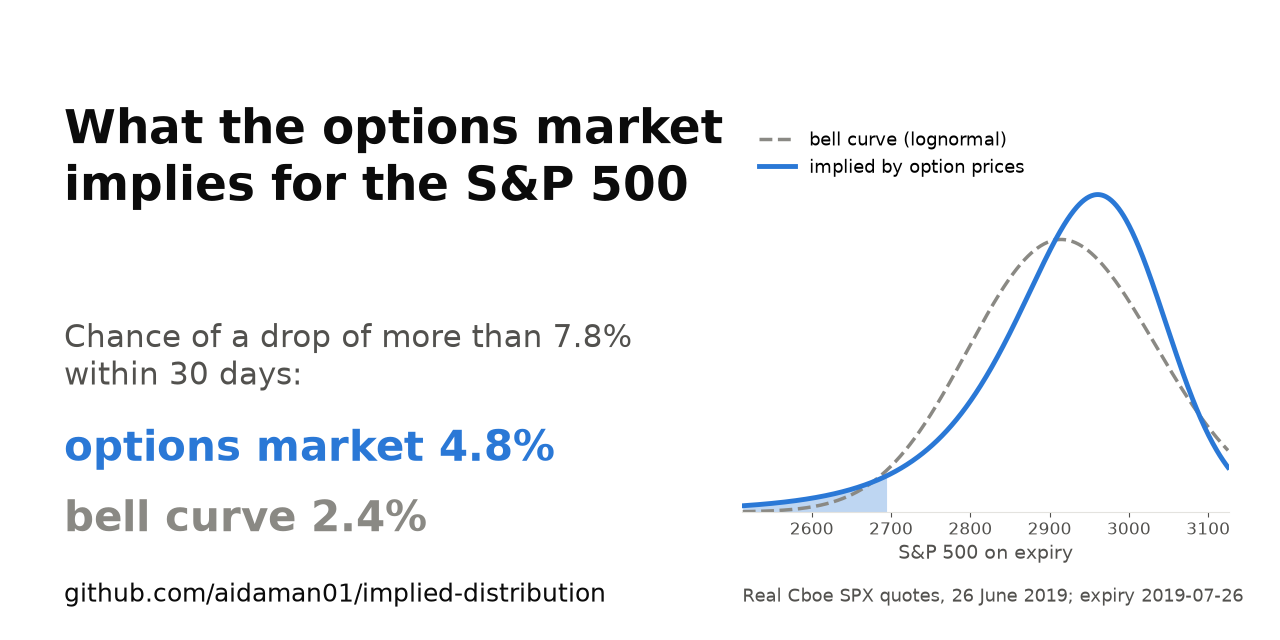

Recreate this plot in Python.
"""GitHub social preview image, 1280x640: python docs/social_preview.py -> docs/social_preview.png
Every number on it is computed here from the 2019 Cboe snapshot."""
import os
import sys

ROOT = os.path.dirname(os.path.dirname(os.path.abspath(__file__)))
sys.path[:0] = [ROOT, os.path.join(ROOT, "tests", "data")]

from download import spxw_2019  # noqa: E402
from rnd.__main__ import BLUE, GRAY, GRID, INK, MUTED, plt  # noqa: E402
from rnd.core import analyze  # noqa: E402
from rnd.data import load_cboe_csv  # noqa: E402

EXPIRY = "2019-07-26"
chain, T = load_cboe_csv(spxw_2019(), EXPIRY)
r = analyze(chain, T)
Kq, q = r["density"]
F, crash = r["F"], r["crash_level"]
lo, hi = F * 0.86, F * 1.07
view = (Kq > lo) & (Kq < hi)

fig = plt.figure(figsize=(12.8, 6.4), dpi=100, facecolor="white")
fig.text(0.05, 0.84, "What the options market\nimplies for the S&P 500", fontsize=34, weight="bold",
         color=INK, va="top")
fig.text(0.05, 0.50, f"Chance of a drop of more than {1 - crash / F:.1%}\nwithin {T * 365.25:.0f} days:",
         fontsize=22, color=MUTED, va="top")
fig.text(0.05, 0.33, f"options market {r['p_crash']:.1%}", fontsize=30, weight="bold", color=BLUE, va="top")
fig.text(0.05, 0.22, f"bell curve {r['p_crash_lognormal']:.1%}", fontsize=30, weight="bold", color=GRAY, va="top")
fig.text(0.05, 0.06, "github.com/aidaman01/implied-distribution", fontsize=18, color=INK)

ax = fig.add_axes([0.58, 0.20, 0.38, 0.62])
ax.plot(Kq[view], r["lognormal"][view], "--", color=GRAY, lw=2.5, label="bell curve (lognormal)")
ax.plot(Kq[view], q[view], color=BLUE, lw=3.5, label="implied by option prices")
tail = view & (Kq <= crash)
ax.fill_between(Kq[tail], q[tail], color=BLUE, alpha=0.3, lw=0)
ax.set_xlim(lo, hi)
ax.set_ylim(0, q[view].max() * 1.25)
ax.set_yticks([])
ax.set_xlabel("S&P 500 on expiry", fontsize=14, color=MUTED)
ax.tick_params(labelsize=12, colors=MUTED)
for s in ("top", "right", "left"):
    ax.spines[s].set_visible(False)
ax.spines["bottom"].set_color(GRID)
ax.legend(frameon=False, fontsize=13, loc="upper left")
fig.text(0.58, 0.06, f"Real Cboe SPX quotes, 26 June 2019; expiry {EXPIRY}", fontsize=13, color=MUTED)

out = os.path.join(ROOT, "docs", "social_preview.png")
fig.savefig(out, dpi=100, facecolor="white")
print(f"P(drop > {1 - crash / F:.2%}): market {r['p_crash']:.2%}, lognormal {r['p_crash_lognormal']:.2%} -> {out}")
